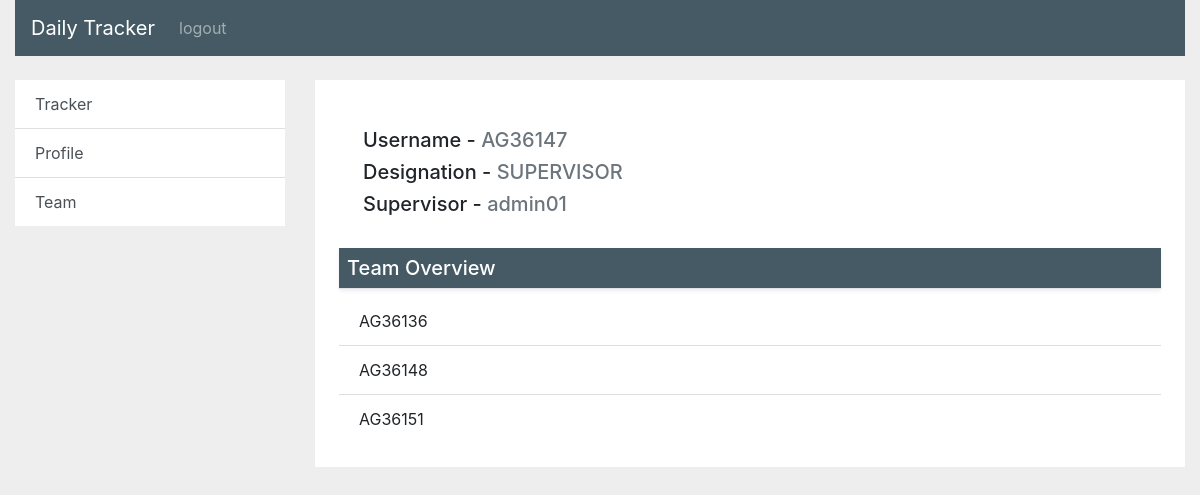
Screenshot of /profile/ (signed in) with the database file from the repository.
### users/models.py (models this page shows, shortened)
class Profile(models.Model):
    DESIGNATION_CHOICES = [
        ('MANAGER', 'Manager'),
        ('SUPERVISOR', 'Supervisor'),
        ('ASSOCIATE', 'Associate'),
    ]
    user = models.OneToOneField(User, on_delete=models.CASCADE)
    designation = models.CharField(max_length=20, choices=DESIGNATION_CHOICES, default="ASSOCIATE")

class TeamMember(models.Model):
    supervisor = models.ForeignKey(User, on_delete=models.CASCADE, related_name="supervisor")
    member = models.ForeignKey(User, on_delete=models.CASCADE, related_name="member")

### users/views.py (the view)
# urls.py: path('profile/', users_view.profile, name="profile"),
@login_required
def profile(request):
    username = request.user.username
    designation = request.user.profile.designation
    team = request.user.supervisor.all()
    team_member_no = len(team)
    supervisor = request.user.member.all().first().supervisor
    context = {
        'username': username,
        'designation': designation,
        'supervisor': supervisor,
        'team': team,
        'team_member_no': team_member_no,
    }
    return render(request, 'users/profile.html', context)

### users/templates/users/profile.html
{% extends 'dailytracker/base.html' %}
{% load crispy_forms_tags %}
{% block content %}
<div class="bg-white p-4">
    <div class="p-4">
        <h5>Username - <span class="text-muted">{{ username }}</span></h5>
        <h5>Designation - <span class="text-muted">{{ designation }}</span></h5>
        <h5>Supervisor - <span class="text-muted">{{ supervisor.username }}</span></h5>
    </div>
    <ul class="list-group list-group-flush" id="team-list">
        <h5 class="border-bottom p-2 shadow-sm">Team Overview</h5>
        {% if team_member_no == 0 %}
        <li class="list-group-item">No team member</li>
        {% else %}
        {% for member in team %}
        <li class="list-group-item">{{ member.member.username }}</li>
        {% endfor %}
        {% endif %}
    </ul>
</div>
{% endblock content %}

### dailytracker/templates/dailytracker/base.html (style rules this page uses)
html { margin: 0; padding: 0; }
body { background-color: #eeeeee; }
ul#team-list h5 { background-color: rgba(69, 90, 100, 1); color: white; }

### rows the page displays
Profile: designation "SUPERVISOR"
TeamMember: member.username "AG36136"
TeamMember: member.username "AG36148"
TeamMember: member.username "AG36151"

### other values shown
{{ username }} "AG36147"
{{ supervisor.username }} "admin01"
